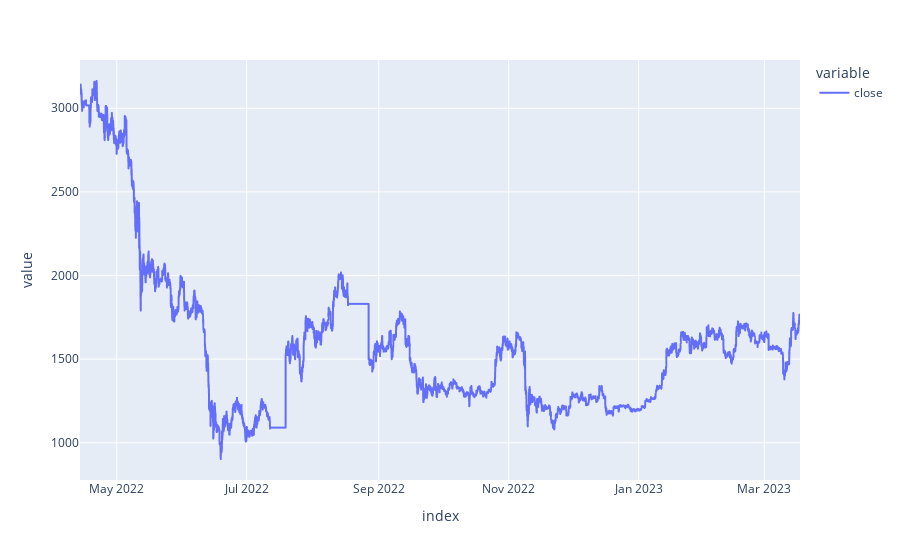

This figure's notebook cell:
### Code cell
px.line(scraped_ETH_hourly, y=['close'])

### Figure 1 — Plotly figure (JSON) as saved in the notebook; plotly's stock layout.template omitted (floating-point values rounded to 4 significant figures; data arrays with more than 128 entries replaced by an {"elided": "..."} marker saying what was removed)
{"data": [{"hovertemplate": "variable=close<br>index=%{x}<br>value=%{y}<extra></extra>", "legendgroup": "close", "line": {"color": "#636efa", "dash": "solid"}, "marker": {"symbol": "circle"}, "mode": "lines", "name": "close", "showlegend": true, "type": "scattergl", "x": {"elided": "8113 str values"}, "xaxis": "x", "y": {"elided": "8113 float values"}, "yaxis": "y"}], "layout": {"legend": {"title": {"text": "variable"}, "tracegroupgap": 0}, "margin": {"t": 60}, "xaxis": {"anchor": "y", "domain": [0, 1], "title": {"text": "index"}}, "yaxis": {"anchor": "x", "domain": [0, 1], "title": {"text": "value"}}}}
